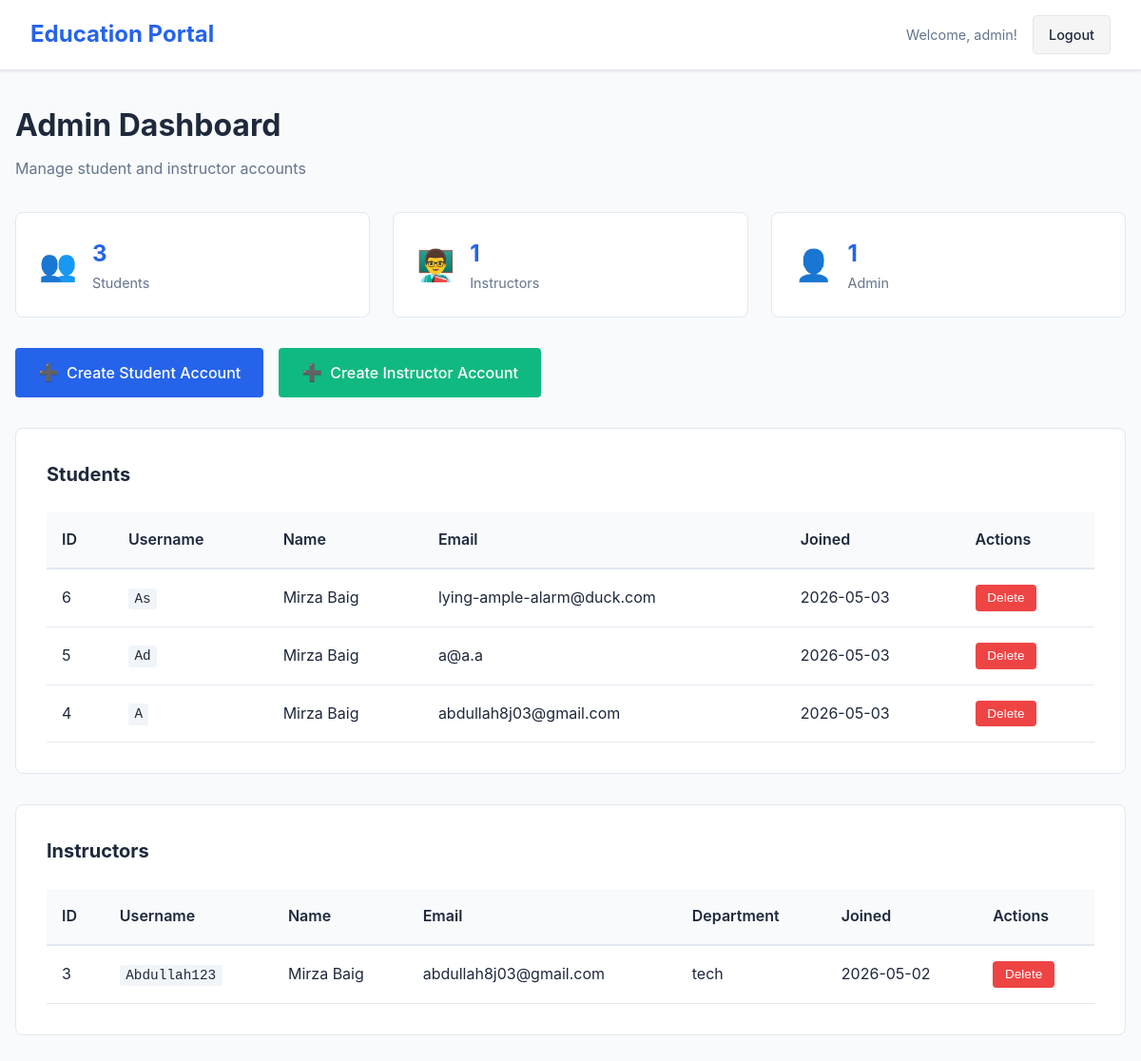
Page / (signed in) on the earlier database version.
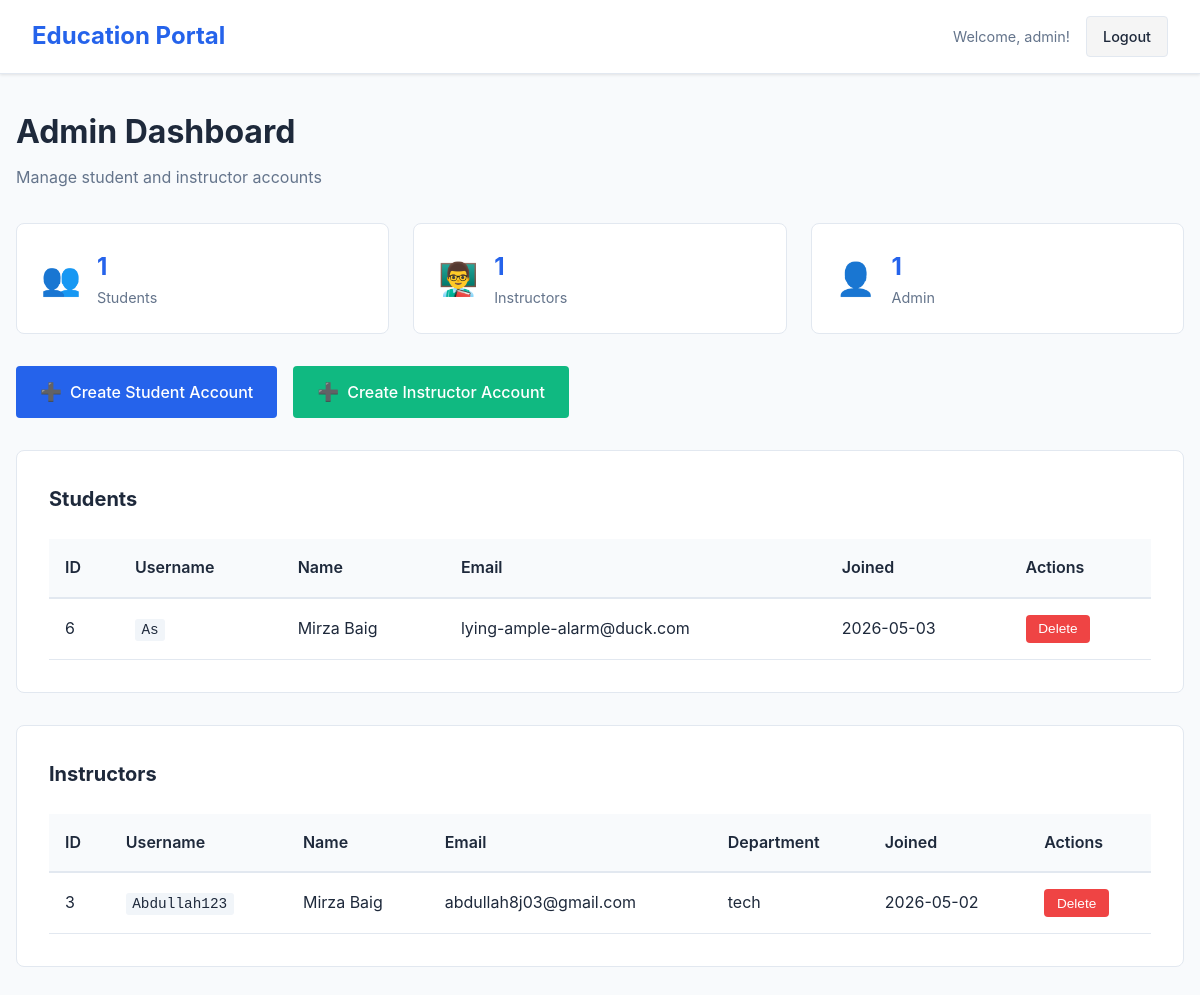
Same page on the later database version.
### tables this page shows
CREATE TABLE users (
            id INTEGER PRIMARY KEY AUTOINCREMENT,
            username TEXT UNIQUE NOT NULL,
            password TEXT NOT NULL,
            user_type TEXT NOT NULL,
            email TEXT NOT NULL,
            first_name TEXT NOT NULL,
            last_name TEXT NOT NULL,
            department TEXT,
            created_at TIMESTAMP DEFAULT CURRENT_TIMESTAMP,
            is_active BOOLEAN DEFAULT 1
        );

### app.py (the view)
@app.route('/')
@login_required
def dashboard():
    students = get_all_students()
    instructors = get_all_instructors()
    admin_username = session.get('admin_username', 'Admin')
    return render_template('dashboard.html',
                         admin_username=admin_username,
                         students=students,
                         instructors=instructors,
                         student_count=len(students),
                         instructor_count=len(instructors))

### app.py (called while the page is built)
def login_required(f):
    @wraps(f)
    def decorated_function(*args, **kwargs):
        if 'admin_id' not in session:
            return redirect(url_for('login'))
        return f(*args, **kwargs)
    return decorated_function

@app.before_request
def before_request():
    session.permanent = True
    app.permanent_session_lifetime = timedelta(hours=24)

### database.py (called while the page is built)
def get_connection():
    conn = sqlite3.connect(DB_PATH)
    conn.row_factory = sqlite3.Row
    return conn

def get_all_students():
    conn = get_connection()
    cursor = conn.cursor()
    cursor.execute('SELECT * FROM users WHERE user_type = ? ORDER BY created_at DESC', ('student',))
    students = [dict(row) for row in cursor.fetchall()]
    conn.close()
    return students

def get_all_instructors():
    conn = get_connection()
    cursor = conn.cursor()
    cursor.execute('SELECT * FROM users WHERE user_type = ? ORDER BY created_at DESC', ('instructor',))
    instructors = [dict(row) for row in cursor.fetchall()]
    conn.close()
    return instructors

### templates/dashboard.html (shortened to what the changed rows need)
<!DOCTYPE html>
<html lang="en">
<head>
    <link rel="stylesheet" href="{{ url_for('static', filename='style.css') }}">
</head>
<body>
    <div class="navbar">
        <div class="navbar-brand">
            <h2>Education Portal</h2>
        </div>
    </div>
    <div class="container">
        <div class="dashboard-header">
            <h1>Admin Dashboard</h1>
        </div>
        <div class="stats-container">
            <div class="stat-card">
                <div class="stat-content">
                    <div class="stat-number">{{ student_count }}</div>
                    <div class="stat-label">Students</div>
                </div>
            </div>
        </div>
        <div class="section">
            <h2>Students</h2>
            {% if students %}
            <div class="table-responsive">
                <table class="table">
                    <thead>
                        <tr>
                            <th>ID</th>
                            <th>Username</th>
                            <th>Name</th>
                            <th>Email</th>
                            <th>Joined</th>
                            <th>Actions</th>
                        </tr>
                    </thead>
                    <tbody>
                        {% for student in students %}
                        <tr>
                            <td>{{ student.id }}</td>
                            <td><code>{{ student.username }}</code></td>
                            <td>{{ student.first_name }} {{ student.last_name }}</td>
                            <td>{{ student.email }}</td>
                            <td>{{ student.created_at[:10] }}</td>
                            <td>
                                <button class="btn btn-sm btn-danger"
                                        onclick="deleteUser({{ student.id }}, 'student', '{{ student.first_name }} {{ student.last_name }}')">
                                    Delete
                                </button>
                            </td>
                        </tr>
                        {% endfor %}
                    </tbody>
                </table>
            </div>
            {% else %}
            <div class="empty-state">
                <p>No students created yet. <a href="{{ url_for('create_student') }}">Create one now</a></p>
            </div>
            {% endif %}
        </div>
        <div class="section">
            <h2>Instructors</h2>
            {% if instructors %}
            <div class="table-responsive">
                <table class="table">
                    <thead>
                        <tr>
                            <th>ID</th>
                            <th>Username</th>
                            <th>Name</th>
                            <th>Email</th>
                            <th>Department</th>
                            <th>Joined</th>
                            <th>Actions</th>
                        </tr>
                    </thead>
                    <tbody>
                        {% for instructor in instructors %}
                        <tr>
                            <td>{{ instructor.id }}</td>
                            <td><code>{{ instructor.username }}</code></td>
                            <td>{{ instructor.first_name }} {{ instructor.last_name }}</td>
                            <td>{{ instructor.email }}</td>
                            <td>{{ instructor.department }}</td>
                            <td>{{ instructor.created_at[:10] }}</td>
                            <td>
                                <button class="btn btn-sm btn-danger"
                                        onclick="deleteUser({{ instructor.id }}, 'instructor', '{{ instructor.first_name }} {{ instructor.last_name }}')">
                                    Delete
                                </button>
                            </td>
                        </tr>
                        {% endfor %}
                    </tbody>
                </table>
            </div>
            {% else %}
            <div class="empty-state">
                <p>No instructors created yet. <a href="{{ url_for('create_instructor') }}">Create one now</a></p>
            </div>
            {% endif %}
        </div>
    </div>
</body>
</html>

Differences in the rows shown:
removed users: id "5", username "Ad", first_name "Mirza", last_name "Baig", email "a@a.a", created_at "2026-05-03", shown under "Students"
removed users: id "4", username "A", first_name "Mirza", last_name "Baig", email "abdullah8j03@gmail.com", created_at "2026-05-03", shown under "Students"
Other differences:
{{ student_count }}: "3" → "1"
